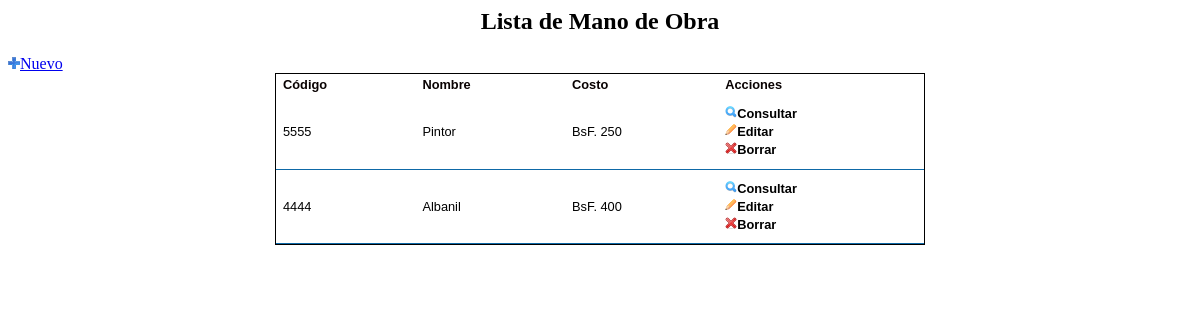
Page /modulos/mano_o/vistas/listar.php on the committed database.
### tables this page shows
CREATE TABLE IF NOT EXISTS `recurso` (
  `id` int(11) NOT NULL AUTO_INCREMENT,
  `cod` varchar(12) NOT NULL,
  `descripcion` varchar(200) NOT NULL,
  `costo` int(11) NOT NULL,
  `tipo` tinyint(1) NOT NULL,
  PRIMARY KEY (`id`),
  UNIQUE KEY `cod` (`cod`)
);

### modulos/mano_o/modelos/listar.php (called while the page is built, shortened)
<?php
$sqlEl="SELECT * FROM recurso WHERE tipo='3';";
$sql= mysql_query($sqlEl);
?>

### modulos/mano_o/vistas/listar.php (the view, shortened to what this page needs)
<?php
include_once '../modelos/listar.php';
?>
<html>
    <head>
        <link type="text/css" href="../../../css/jquery.dataTables.css" rel="stylesheet" />
        <link type="text/css" href="../../../css/estilo.css" rel="stylesheet" />
    </head>
    <body>
        <div align="center">
            <h2 align="center">Lista de Mano de Obra</h2>
            <div align="left">
                <a href="nuevo.php" target="sistema"><img alt="nuevo" width="12" height="12" src="../../../imagenes/nuevo.png" />Nuevo</a>
            </div>
            <table id="listado" class="table">
                <thead>
                    <tr>
                        <th>C&oacute;digo</th>
                        <th>Nombre</th>
                        <th>Costo</th>
                        <th>Acciones</th>
                    </tr>
                </thead>
                <tbody>
                    <?php
                    while ($resMl = mysql_fetch_array($sql)) {
                        ?>
                        <tr>
                            <td><?php echo $resMl['cod'] ?></td>
                            <td><?php echo $resMl['descripcion'] ?></td>
                            <td>BsF. <?php echo $resMl['costo'] ?></td>
                            <td>
                                <a href="#"><img width="12" height="12" src="../../../imagenes/consulta.png" />Consultar</a><br />
                                <a href="#"><img width="12" height="12" src="../../../imagenes/edita.gif" />Editar</a><br />
                                <a href="#"><img width="12" height="12" src="../../../imagenes/borrar.png" />Borrar</a><br />
                            </td>
                        </tr>
                    <?php }
                    ?>
                </tbody>
            </table>
        </div>
    </body>
</html>

### css/estilo.css (style rules this page uses)
table { width: 650px; border:1px solid #000000; border-spacing: 0px; }
table a, table, tbody, tfoot, tr, th, td { font-family: Arial, Helvetica, sans-serif; }
thead th { background: url(images/bg_th.gif) left; height: 21px; color: #090202; font-size: 0.8em; font-family: Arial; font-weight: bold; padding: 0px 7px; margin: 20px 0px 0px; text-align: left; }
tbody tr { background: #ffffff; }
tbody th, tbody td { font-size: 0.8em; line-height: 1.4em; font-family: Arial, Helvetica, sans-serif; color: #000000; padding: 10px 7px; border-bottom: 1px solid #0E69A7; text-align: left; }
tbody a { color: #000000; font-weight: bold; text-decoration: none; }

### rows in the picture
recurso: cod "5555", descripcion "Pintor", costo "250"
recurso: cod "4444", descripcion "Albanil", costo "400"
